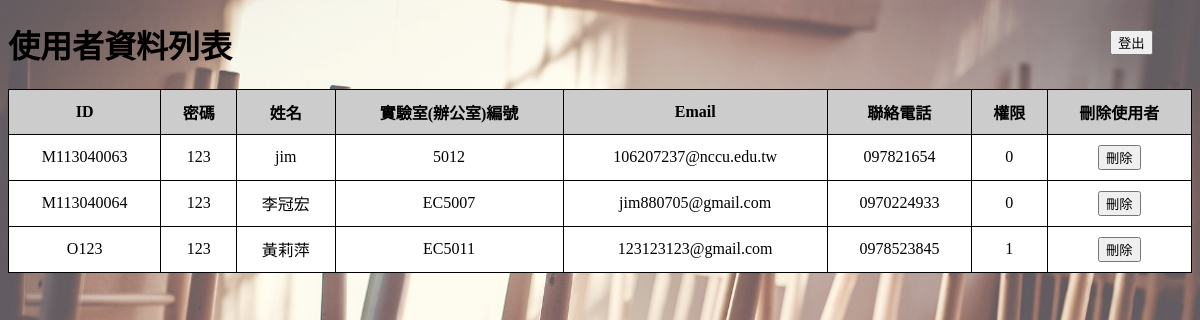
The app's page /admin_homepage.php with its own data.
### admin_homepage.php (the view, shortened to what this page needs)
<!DOCTYPE html>
<html>
<head>
</head>
<body>
	<form action='logout.php' method='POST' style='width: 70px; height: 50px; position: absolute; top: 30px; right: 20px;' >
		<button type='submit' name='logout'>登出</button><br><br>
	</form>
	<h1>使用者資料列表</h1>
	<form action="admin_management.php" method="POST">
		<table>
			<tr>
				<th>ID</th>
				<th>密碼</th>
				<th>姓名</th>
				<th>實驗室(辦公室)編號</th>
				<th>Email</th>
				<th>聯絡電話</th>
                <th>權限</th>
                <th>刪除使用者</th>
			</tr>
			<?php
				$connect = new mysqli("localhost", "root", "", "資料庫");
                $sql = mysqli_query($connect, "SELECT * FROM 使用者資料表 WHERE ID <> 'admin'");
                if(mysqli_num_rows($sql)){
					while($row = mysqli_fetch_assoc($sql)){
                        echo "<tr>
                                <td>".$row["ID"]."</td>
                                <td>".$row["密碼"]."</td>
                                <td>".$row["姓名"]."</td>
                                <td>".$row["實驗室編號或辦公室編號"]."</td>
                                <td>".$row["Email"]."</td>
                                <td>".$row["聯絡電話"]."</td>
                                <td>".$row["權限"]."</td>
                                <td>
                                    <button type='submit' name='delete{$row["ID"]}'>刪除</button>
                                </td>
                            </tr>";
                    }
                }
			?>
		</table>
	</form>
</body>
</html>

### admin_homepage.php (style rules this page uses)
body { background-image: url("./classroom.jpg"); background-color: rgba(255,255,255,0.2); background-blend-mode: lighten; background-size: cover; background-repeat: no-repeat; }
table { border-collapse: collapse; width: 100%; margin: 20px 0; }
table th, table td { border: 1px solid black; padding: 10px; text-align: center; background-color: white; }
table th { background-color: #ccc; }

### records on screen
使用者資料表: ID "M113040063", 密碼 "123", 姓名 "jim", 實驗室編號或辦公室編號 "5012", Email "106207237@nccu.edu.tw", 聯絡電話 "097821654", 權限 "0"
使用者資料表: ID "M113040064", 密碼 "123", 姓名 "李冠宏", 實驗室編號或辦公室編號 "EC5007", Email "jim880705@gmail.com", 聯絡電話 "0970224933", 權限 "0"
使用者資料表: ID "O123", 密碼 "123", 姓名 "黃莉萍", 實驗室編號或辦公室編號 "EC5011", Email "123123123@gmail.com", 聯絡電話 "0978523845", 權限 "1"
